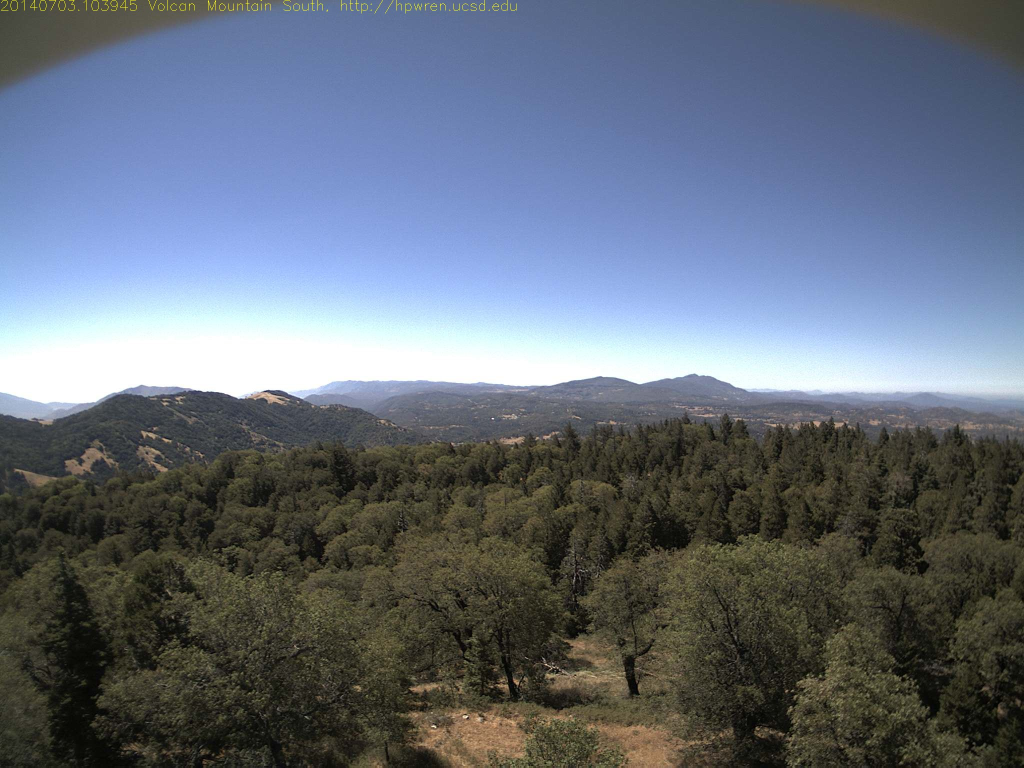
%> input picture DataSets & Results/SocCal 1/1404409185.jpg, 2048 x 1536 px (shown at 1/2 size)
$ octave pca.m   (GNU Octave 9; MATLAB toolbox functions it lacks are replaced by stand-ins)
%> lines starting %> are read from the running program, lines starting %| are printed output that depends on the picture
clear all;
training=load('training.mat');
training=training.training;
%% PCA to reduce the dimention from 256 to 20

% centering
meanData=mean(training(:,1:256));
training(:,1:256)=training(:,1:256)-meanData(ones(size(training,1),1),:);
%testing(:,1:256)=testing(:,1:256)-meanData(ones(size(testing,1),1),:);

%compute the covariance matrix of each class
Cov=zeros(256,256);

for i=1:1000
    Cov(:,:)=Cov(:,:)+((training(i,1:256)-meanData(1:256))'*(training(i,1:256)-meanData(1:256)));
end;
Cov(:,:)=Cov(:,:)/1000;

eigens=cell(1,1);% eigen vectors, % eigen values
[eigens{1,1},eigens{1,2}]=eig(Cov(:,:));

%finidng 20 best eigen vectros based on eigen values
bestEigenVec=zeros(256,80);
[sortEigenValue ind]=sort(sum(eigens{1,2}));
bestEigenVec(:,1:80)=eigens{1,1}(:,177:256);
P=bestEigenVec;

%%

b=imread('1404409185.jpg');
%> b is the input picture: size 1536x2048x3 uint8; mean R, G, B 99.5, 108.5, 121.9
%f=imread('image-0863.jpeg');
f=imread('1404410145.jpg');
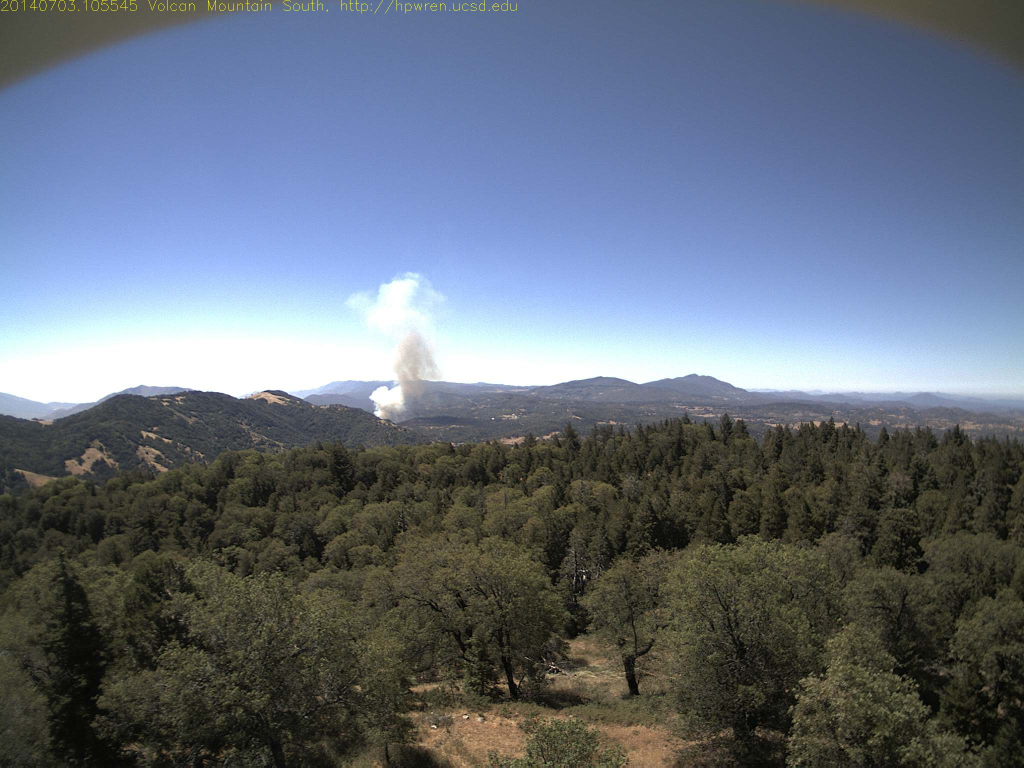
%> input picture DataSets & Results/SocCal 1/1404410145.jpg, 2048 x 1536 px (shown at 1/2 size)
%> f is the input picture: size 1536x2048x3 uint8; mean R, G, B 100.1, 109.5, 123.4
% b=rgb2gray(b);
% f=rgb2gray(f);
b= b(:,:,1);
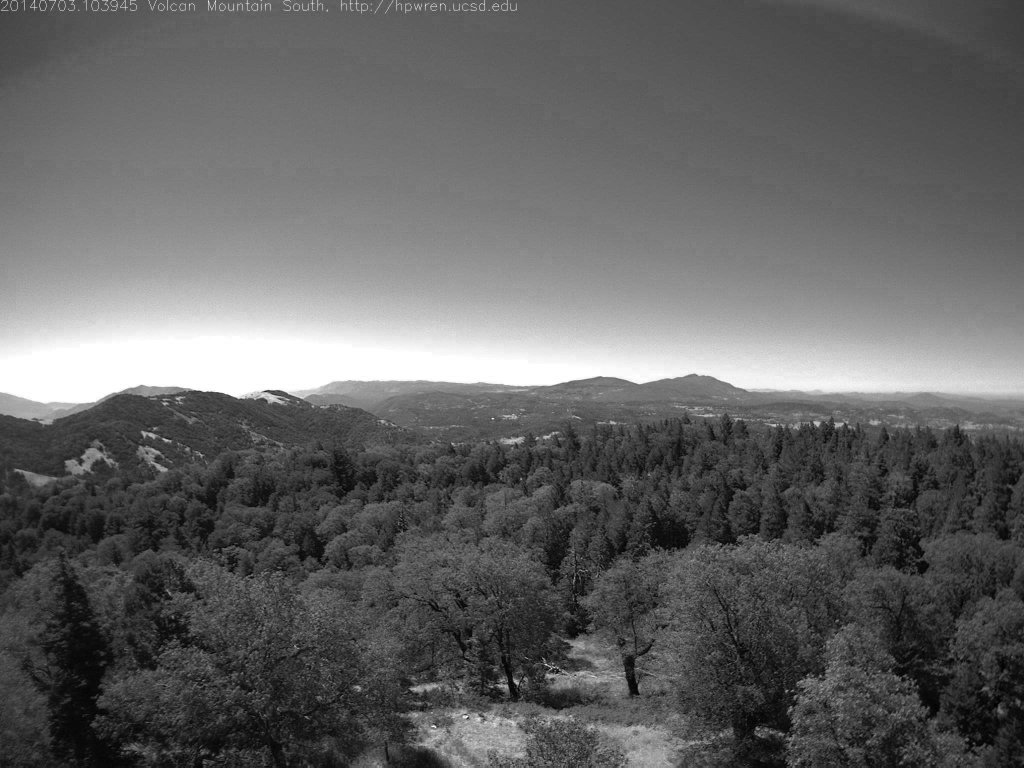
%> b: size 1536x2048 uint8 (shown at 1/2 size); min 0, max 255, mean 99.5
f= f(:,:,1);
%> f: size 1536x2048 uint8
%window=3;
%b = b(1:1072,1:1920);
%f = f(1:1072,1:1920);
block=16;
[m,n]=size(b);
%> m = 1536; n = 2048
% d1=m/15;
% d2=n/15;
% d3=d1*d2;
blockSize=block*block;
%lamda=0.8;
%T=zeros(d3*blockSize,blockSize);
alphaA=[];
sA=[];


%%
% Whole Picture
figure
imshow(f);
hold on;
%> (the run ends here)
